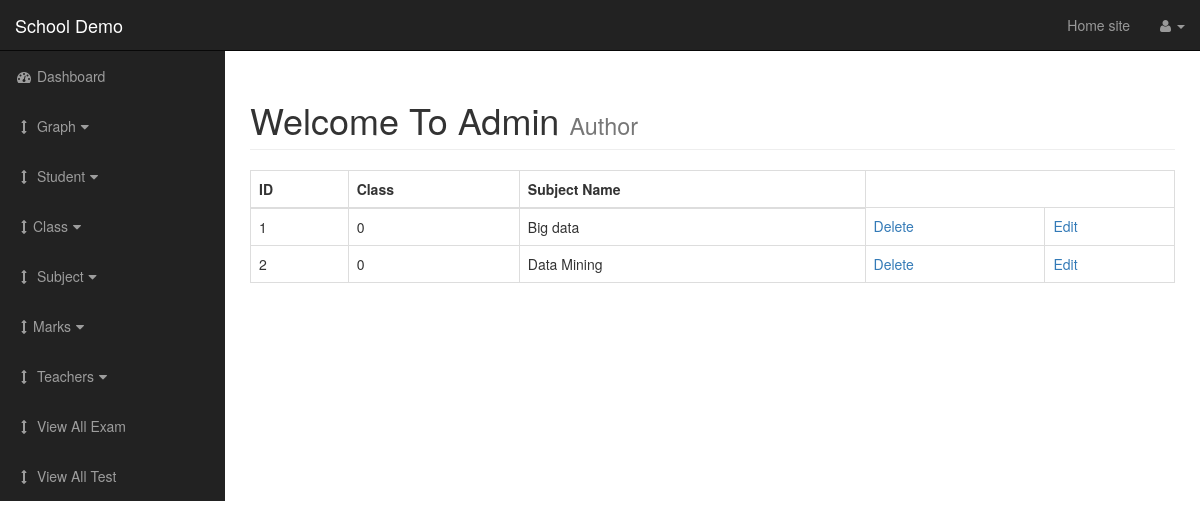
Page /admin/subject.php on the committed database.
### tables this page shows
CREATE TABLE IF NOT EXISTS `subject` (
  `subject_id` int(50) NOT NULL AUTO_INCREMENT,
  `subject_class_id` int(50) NOT NULL,
  `subject_name` varchar(255) NOT NULL,
  PRIMARY KEY (`subject_id`)
);

### admin/includes/view_all_subject.php (the view, shortened to what this page needs)
<table class="table table-bordered table-hover">
    <thead>
        <th>ID</th>
        <th>Class</th>
        <th>Subject Name</th>
    </thead>
    <tbody>
        <?php
            $query = "select *from subject";
            $select_users = mysqli_query($connection,$query);
            while ($row = mysqli_fetch_assoc($select_users)) {
                $subject_id = $row['subject_id'];
                $subject_class_id = $row['subject_class_id'];
                $subject_name = $row['subject_name'];
                echo "<tr>";
                echo "<td>{$subject_id}</td>";
                echo "<td>{$subject_class_id}</td>";
                echo "<td>{$subject_name}</td>";
                echo "<td><a href ='student.php?delete=$subject_id'>Delete</a></td>";
                echo "<td><a href ='student.php?source=edit_user&edit_user=$subject_id'>Edit</a></td>";
                echo "</tr>";
            }
        ?>
    </tbody>
</table>

### admin/css/sb-admin.css (style rules this page uses)
body { margin-top: 100px; }
@media (min-width:768px) { body { margin-top: 50px; } }

### rows in the picture
subject: subject_id "1", subject_class "0", subject_name "Big data"
subject: subject_id "2", subject_class "0", subject_name "Data Mining"
